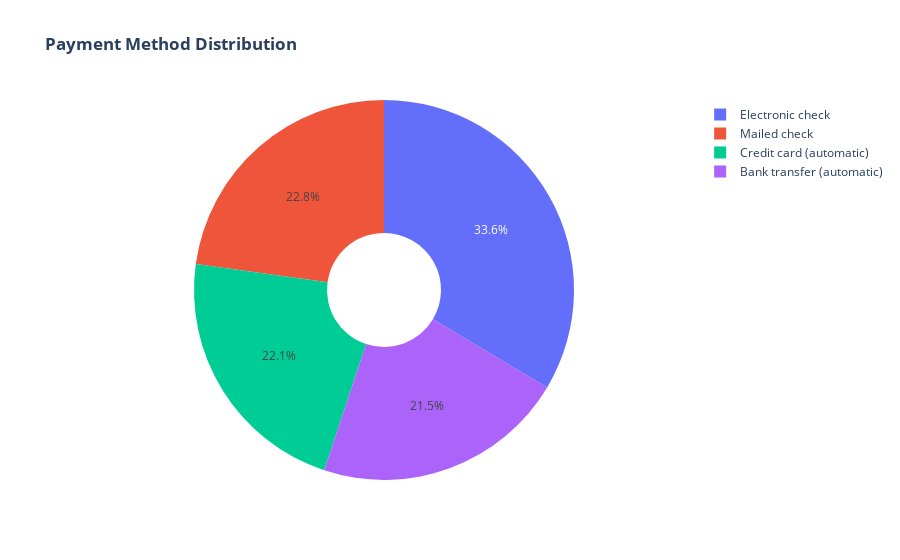

Source (notebook cell):
### Markdown cell above
* About 75% of customer with Month-to-Month Contract opted to move out as compared to 13% of customrs with One Year Contract and 3% with Two Year Contract

### Code cell
labels = df['PaymentMethod'].unique()
values = df['PaymentMethod'].value_counts()

fig = go.Figure(data=[go.Pie(labels=labels, values=values, hole=.3)])
fig.update_layout(title_text="<b>Payment Method Distribution</b>")
fig.show()

### Figure 1 — Plotly figure (JSON) as saved in the notebook; plotly's stock layout.template omitted (floating-point values rounded to 4 significant figures)
{"data": [{"hole": 0.3, "labels": ["Electronic check", "Mailed check", "Credit card (automatic)", "Bank transfer (automatic)"], "type": "pie", "values": [1891, 1286, 1244, 1213]}], "layout": {"title": {"text": "<b>Payment Method Distribution</b>"}}}
